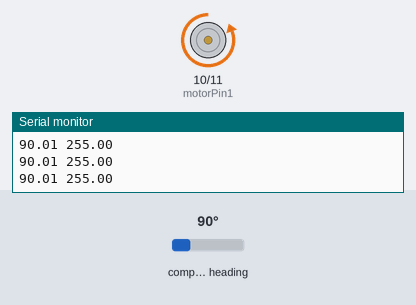
Recording of a sketch running on a simulated Arduino Uno, built with avr-gcc and run on an emulated ATmega328P. On the bench: motor-driver pin pairs drawn as motors (green arrow = first pin HIGH = forward, orange = second pin HIGH = backward, longer = more drive, scaled by the enable pin), the last lines printed to the serial monitor. The test bench sets the inputs (shaded band); at power-on: compass heading 90°.

Above: at 3.2 s.
3.3 s: compass heading set to 179°
At 4.4 s:
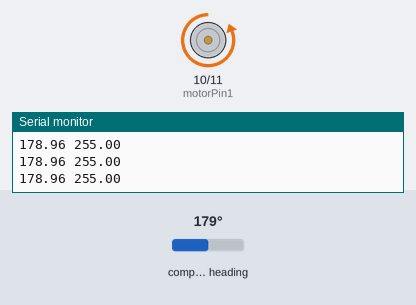
4.8 s: compass heading set to 185°
At 5.4 s:
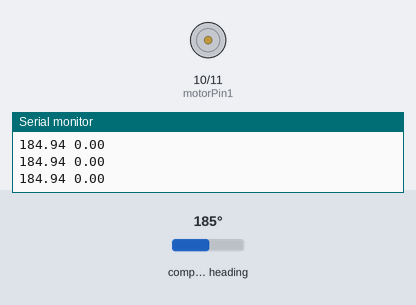
6.3 s: compass heading set to 7°
At 7.8 s:
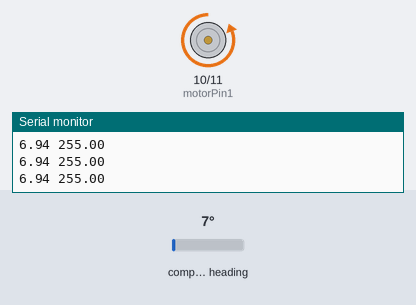
9.3 s: compass heading set to 189°
12.3 s: compass heading set to 90°
13.8 s: compass heading set to 180°
At 14.4 s:
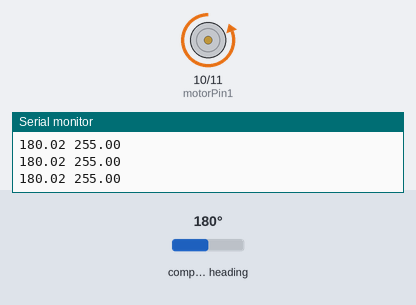
Timing chart, 0 to 16.3 s (numbered marks = the images above; inputs shaded):
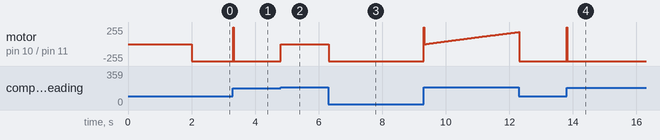

Measured:
- the behaviour switches between 184 and 185° on compass heading (found by bisection; images 1 and 2)
- after the input at 3.3 s, motor on pin 10 (motorPin1) / pin 11 (motorPin2): backward 255/255 → forward 255/255 at once, → backward 255/255 0.02 s later
- after the input at 4.8 s, motor on pin 10 (motorPin1) / pin 11 (motorPin2): backward 255/255 → stopped at once
- after the input at 6.3 s, motor on pin 10 (motorPin1) / pin 11 (motorPin2): stopped → backward 255/255 at once
- after the input at 13.8 s, motor on pin 10 (motorPin1) / pin 11 (motorPin2): backward 255/255 → forward 255/255 at once, → backward 255/255 0.02 s later

The sketch:

PID_simple_correction.ino
```cpp
//for more information on the PID library: http://brettbeauregard.com/blog/2011/04/improving-the-beginners-pid-introduction/

#include <Wire.h>
#include <PID_v1.h>
#include <AS5600.h>

AS5600 as5600;  //create sensor object

unsigned long currentMs;                    //current time variable
unsigned long lastMs;                       // time of last measurement
const unsigned int FREE_RUN_PERIOD_MS = 5;  //sampling period in milliseconds
double sig_angle_deg;                       // angle measurement

// Motor control pins
const int motorPin1 = 10;  // IN1
const int motorPin2 = 11;  // IN2
const int enablePin = 9;   // ENA (PWM pin for speed control)


double setpoint = 185.4;  // Desired angle (vertical position)
double output = 0;

// PID parameters
double Kp = 70.0;
double Ki = 55;
double Kd = 2.5;
PID myPID(&sig_angle_deg, &output, &setpoint, Kp, Ki, Kd, DIRECT);

void readAndPrintAngle();

void setup() {
  // Set motor control pins as outputs
  pinMode(motorPin1, OUTPUT);
  pinMode(motorPin2, OUTPUT);
  pinMode(enablePin, OUTPUT);

  Wire.begin();        // Initialize I2C
  as5600.begin();      // Initialize sensor
  lastMs = millis();   // Initialize timing
  Serial.begin(9600);  // Initialize Serial Monitor
  delay(2000);
  Serial.print("Test: ");
  Serial.println();

  // Initialize PID controller
  myPID.SetMode(AUTOMATIC);
  myPID.SetSampleTime(FREE_RUN_PERIOD_MS);  // Set sample time in milliseconds
  myPID.SetOutputLimits(-255, 255);         // YOU CAN ADJUST THESE OUTPUT LIMITS IF YOU WISH
}

void loop() {
  // Read and print the angle from AS5600 at the sampling frequency
  currentMs = millis();
  if (currentMs - lastMs >= FREE_RUN_PERIOD_MS) {  // periodic sampling

    readAndPrintAngle();

    myPID.Compute();  // Calculate PID output

    // Set motor direction based on PID output
    if (output > 0) {
      digitalWrite(motorPin1, LOW);
      digitalWrite(motorPin2, HIGH);

    } else {
      digitalWrite(motorPin1, HIGH);
      digitalWrite(motorPin2, LOW);
    }
    // Set a deadzone
    if (abs(sig_angle_deg - setpoint) < 1) {
      output = 0;
    } else if (abs(sig_angle_deg - setpoint) < 2.5) { // bigger deadzone with a flat correction to the pwm
      if (output < 0) {
        output = output - 150;
      } else {
        output = output + 200;
      }
    }
    analogWrite(enablePin, abs(output));

    // Print the angle to the Serial Monitor
    Serial.print(sig_angle_deg);
    Serial.print(" ");
    // Print PID output for debugging
    Serial.println(output);
  }
}

void readAndPrintAngle() {
  lastMs = currentMs;
  sig_angle_deg = (float)as5600.readAngle() * 0.0879;  //0.0879=360/4096;  // degrees [0..360)
}
```
